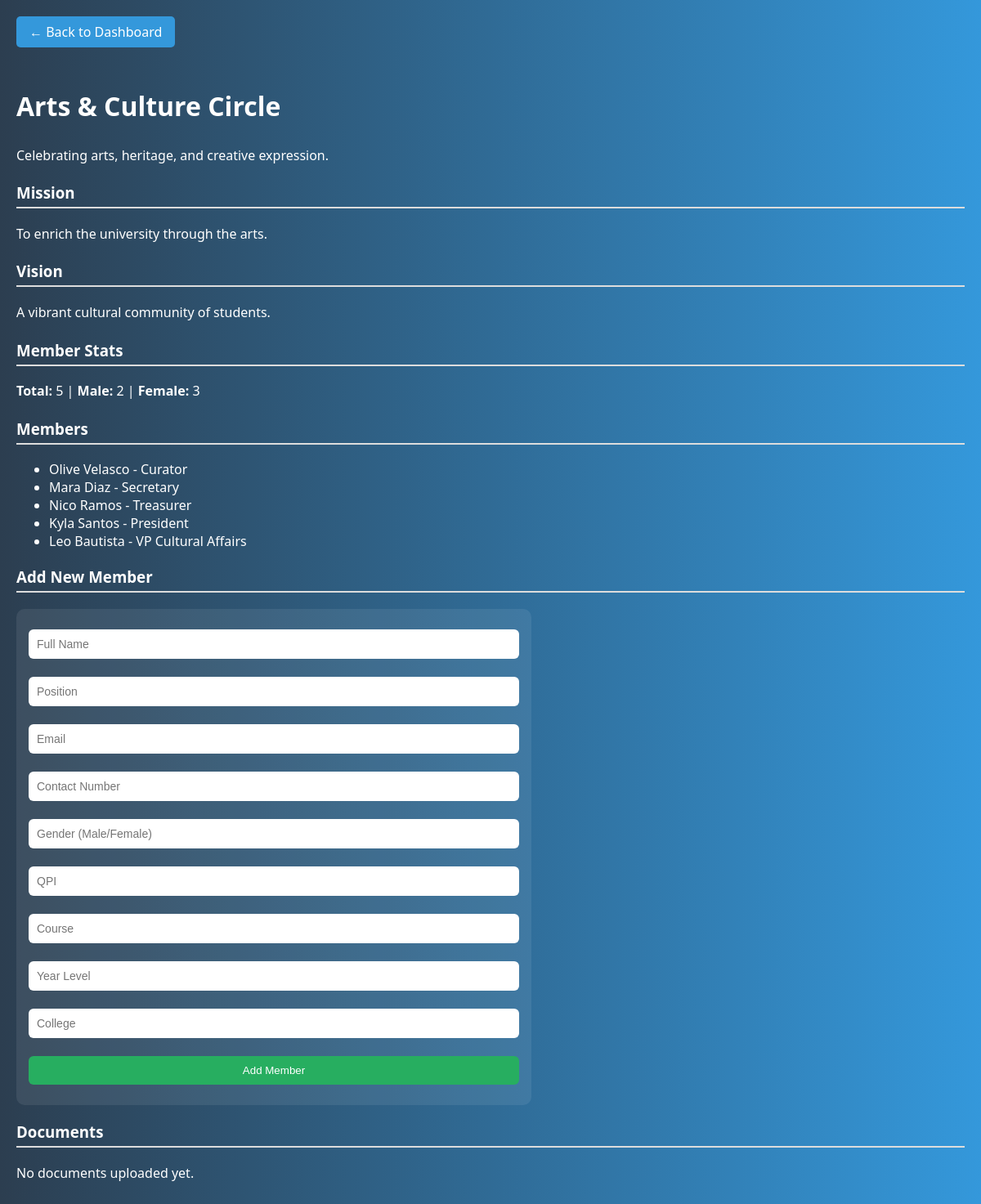
/organization/26, run on the app's committed database.
### tables this page shows
CREATE TABLE organizations (
        id INTEGER PRIMARY KEY AUTOINCREMENT,
        name TEXT NOT NULL,
        description TEXT,
        mission TEXT,
        vision TEXT,
        status TEXT DEFAULT 'Pending'
    );

CREATE TABLE members (
        id INTEGER PRIMARY KEY AUTOINCREMENT,
        org_id INTEGER,
        full_name TEXT,
        position TEXT,
        email TEXT,
        contact_no TEXT,
        sex TEXT,
        qpi REAL,
        course TEXT,
        year_level TEXT,
        college TEXT,
        FOREIGN KEY (org_id) REFERENCES organizations(id)
    );

### app.py (the view, shortened to what this page needs)
@app.route('/organization/<int:org_id>', methods=['GET', 'POST'])
def view_organization(org_id):
    db = get_db()
    org = db.execute('SELECT * FROM organizations WHERE id = ?', (org_id,)).fetchone()
    members = db.execute('''
        SELECT position, full_name, sex AS gender, qpi, id
        FROM members
        WHERE org_id = ?
    ''', (org_id,)).fetchall()
    documents = db.execute('SELECT * FROM documents WHERE org_id = ?', (org_id,)).fetchall()
    total_members = len(members)
    male_count = sum(1 for m in members if m['gender'] == 'Male')
    female_count = sum(1 for m in members if m['gender'] == 'Female')
    return render_template('organization_view.html',
                           org=org,
                           members=members,
                           documents=documents,
                           total_members=total_members,
                           male_count=male_count,
                           female_count=female_count)

### app.py (called while the page is built)
def get_db():
    db = getattr(g, '_database', None)
    if db is None:
        db = g._database = sqlite3.connect(DATABASE)
        db.row_factory = sqlite3.Row
    return db

@app.teardown_appcontext
def close_connection(exception):
    db = getattr(g, '_database', None)
    if db is not None:
        db.close()

### templates/organization_view.html (shortened to what this page needs)
{% extends 'base.html' %}
{% block content %}
<a href="{{ url_for('sacdev_dashboard') }}" class="back-btn">← Back to Dashboard</a>
<h2>{{ org.name }}</h2>
<p>{{ org.description }}</p>
<h3>Mission</h3>
<p>{{ org.mission }}</p>
<h3>Vision</h3>
<p>{{ org.vision }}</p>
<h3>Member Stats</h3>
<p><strong>Total:</strong> {{ total_members }} | <strong>Male:</strong> {{ male_count }} | <strong>Female:</strong> {{ female_count }}</p>
<h3>Members</h3>
<ul>
  {% for member in members %}
    <li>{{ member.full_name }} - {{ member.position }}</li>
  {% else %}
    <p>No members yet.</p>
  {% endfor %}
</ul>
<h3>Add New Member</h3>
<form method="POST" style="max-width: 600px;">
  <input type="text" name="full_name" placeholder="Full Name" required>
  <input type="text" name="position" placeholder="Position" required>
  <input type="email" name="email" placeholder="Email">
  <input type="text" name="contact_no" placeholder="Contact Number">
  <input type="text" name="sex" placeholder="Gender (Male/Female)">
  <input type="number" step="0.01" name="qpi" placeholder="QPI">
  <input type="text" name="course" placeholder="Course">
  <input type="text" name="year_level" placeholder="Year Level">
  <input type="text" name="college" placeholder="College">
  <button type="submit" class="submit-btn" style="width: 100%;">Add Member</button>
</form>
<h3>Documents</h3>
{% if documents %}
<ul>
  {% for doc in documents %}
    <li>{{ doc.title }} - <a href="{{ url_for('static', filename=doc.file_path) }}" target="_blank">View</a></li>
  {% endfor %}
</ul>
{% else %}
<p>No documents uploaded yet.</p>
{% endif %}
{% endblock %}

### static/styles.css (style rules this page uses)
body { font-family: Arial, sans-serif; background-color: #f4f4f4; }
input, button { width: 100%; margin: 10px 0; padding: 10px; }
button { background-color: #007bff; color: white; border: none; }
body { margin: 0; font-family: 'Segoe UI', sans-serif; background: linear-gradient(to right, #2c3e50, #3498db); color: white; }

### templates/organization_view.html (style rules this page uses)
body { font-family: 'Segoe UI', Tahoma, Geneva, Verdana, sans-serif; background-color: #2c3e50; margin: 0; padding: 20px; color: white; }
h2 { margin-top: 30px; font-size: 2em; }
h3 { margin-top: 20px; border-bottom: 2px solid #ddd; padding-bottom: 5px; }
p { line-height: 1.6; margin-bottom: 15px; color: white; }
a { color: #3498db; text-decoration: none; }
form { margin-top: 20px; background-color: rgba(255, 255, 255, 0.08); padding: 15px; border-radius: 10px; }
input[type="text"], input[type="email"], input[type="number"] { width: 100%; padding: 10px; margin-bottom: 12px; border-radius: 6px; border: none; font-size: 14px; box-sizing: border-box; }
.submit-btn { background-color: #27ae60; color: white; padding: 10px 20px; border: none; border-radius: 6px; cursor: pointer; }
.back-btn { display: inline-block; background: #3498db; padding: 8px 16px; color: white; text-decoration: none; border-radius: 5px; margin-bottom: 20px; }

### data on the page
organizations: name "Arts & Culture Circle", description "Celebrating arts, heritage, and creative expression.", mission "To enrich the university through the arts.", vision "A vibrant cultural community of students."
members: full_name "Olive Velasco", position "Curator"
members: full_name "Mara Diaz", position "Secretary"
members: full_name "Nico Ramos", position "Treasurer"
members: full_name "Kyla Santos", position "President"
members: full_name "Leo Bautista", position "VP Cultural Affairs"

### other printed values
{{ total_members }} "5"
{{ male_count }} "2"
{{ female_count }} "3"
